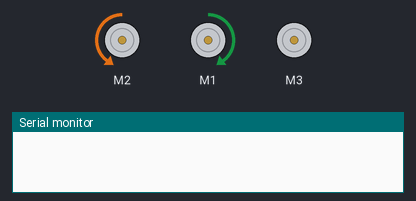
This sketch was run on a simulated Arduino Uno, built with avr-gcc and run on an emulated ATmega328P. Shown: 3 × DC motor (green arrow = forward, orange = backward, longer = faster), the last lines printed to the serial monitor.

Above: at 0.1 s.
At 5.9 s:
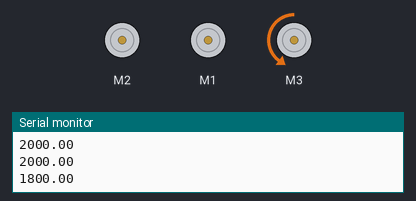
At 11.3 s:
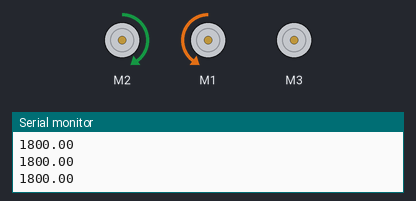
At 21.9 s:
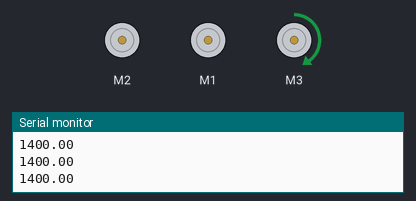
Timing chart, 0 to 40.0 s (numbered marks = the images above):
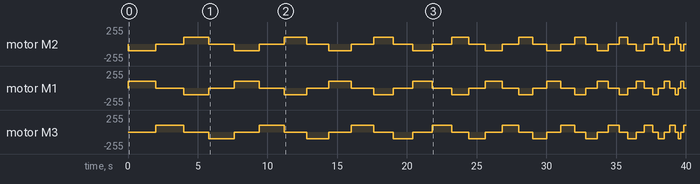

Measured:
- by itself, motor M3: stopped → forward 100/255 at 2.0 s, → stopped 2.0 s later, → backward 100/255 1.8 s later, → stopped 1.8 s later, … (37 changes in this stretch)
- by itself, motor M2: stopped → backward 100/255 at 0.00 s, → stopped 2.0 s later, → forward 100/255 2.0 s later, → stopped 1.8 s later, … (38 changes in this stretch)

The sketch:

sprint_1_motor.ino
```cpp
/**
    PIE Final Project Sprint 1
    Name: Mehendi Bot
    Purpose: Guide a marker into a square spiral using 3 DC motors

    @author: Rucha Dave
    @version: 1.0 10/31/2022
 **/

#include <Adafruit_MotorShield.h>

// Designate motors and motor shield
Adafruit_MotorShield AFMS = Adafruit_MotorShield();
Adafruit_DCMotor *motorLeft = AFMS.getMotor(2);
Adafruit_DCMotor *motorRight = AFMS.getMotor(1);
Adafruit_DCMotor *motorCenter = AFMS.getMotor(3);


// Set motor commands to loop over
// motorLeft, motorRight, motorCenter
String motorCommands[4][3] = {
  {"backward", "forward", "forward"},
  {"backward", "forward", "forward"},
  {"forward", "backward", "backward"},
  {"forward", "backward", "backward"}
};

int motorSpeed = 100;

int motorSpeeds[4][3] = {
  {motorSpeed, motorSpeed, 0},
  {0, 0, motorSpeed},
  {motorSpeed, motorSpeed, 0},
  {0, 0, motorSpeed}
};

// Time to let marker move for
float time_length = 2000;
int index;

void setup() {
  // Start serial
  Serial.begin(9600);
  AFMS.begin();  // create with the default frequency 1.6KHz
  index = 0;

  // Set initial speeds
  motorLeft->setSpeed(70);
  motorRight->setSpeed(70);
  motorCenter->setSpeed(70);

  // Set initial motor direections
  setMotorDirection(motorLeft, motorCommands[0][0]);
  setMotorDirection(motorRight, motorCommands[0][1]);
  setMotorDirection(motorCenter, motorCommands[0][2]);

  // Run release on motors
  motorLeft->run(RELEASE);
  motorRight->run(RELEASE);
  motorCenter->run(RELEASE);
}

void loop() {
  // Reset index to 0 (only 4 motor commands in list)
  if(index == 4) {
    index = 0;
  }

  setMotorDirection(motorLeft, motorCommands[index][0]);
  setMotorDirection(motorRight, motorCommands[index][1]);
  setMotorDirection(motorCenter, motorCommands[index][2]);

  // Stop marker if end of design reached
  if(time_length <= 0) {
    setMotorSpeed(motorLeft, 0);
    setMotorSpeed(motorRight, 0);
    setMotorSpeed(motorCenter, 0);
  }

  else {
    // Set speeds if not end
    setMotorSpeed(motorLeft, motorSpeeds[index][0]);
    setMotorSpeed(motorRight, motorSpeeds[index][1]);
    setMotorSpeed(motorCenter, motorSpeeds[index][2]);
  }

  // Decrease time interval by 3 whenever new iteration is started to create spiral effect
  if((index - 2) % 4 == 0) {
    time_length -= 200;

  }

  delay(time_length);
  index++;

  Serial.println(time_length);
}


/**
 * Set the motor specified to the direction specified
 *
 * @param this_motor: the motor to change direction for
 * @param direction: a string representing the direction to set the motor to (forward or backward)
 **/
void setMotorDirection (Adafruit_DCMotor *this_motor, String direction) {
  if (direction == "forward") {
    this_motor->run(FORWARD);
  }

  if (direction == "backward") {
    this_motor->run(BACKWARD);
  }
}

/**
 * Set the motor specified to the speed specified
 *
 * @param this_motor: the motor to change speed for
 * @param speed: an int representing the speed to set the motor to
 **/
void setMotorSpeed (Adafruit_DCMotor *this_motor, int speed) {
  this_motor->setSpeed(speed);
}
```
